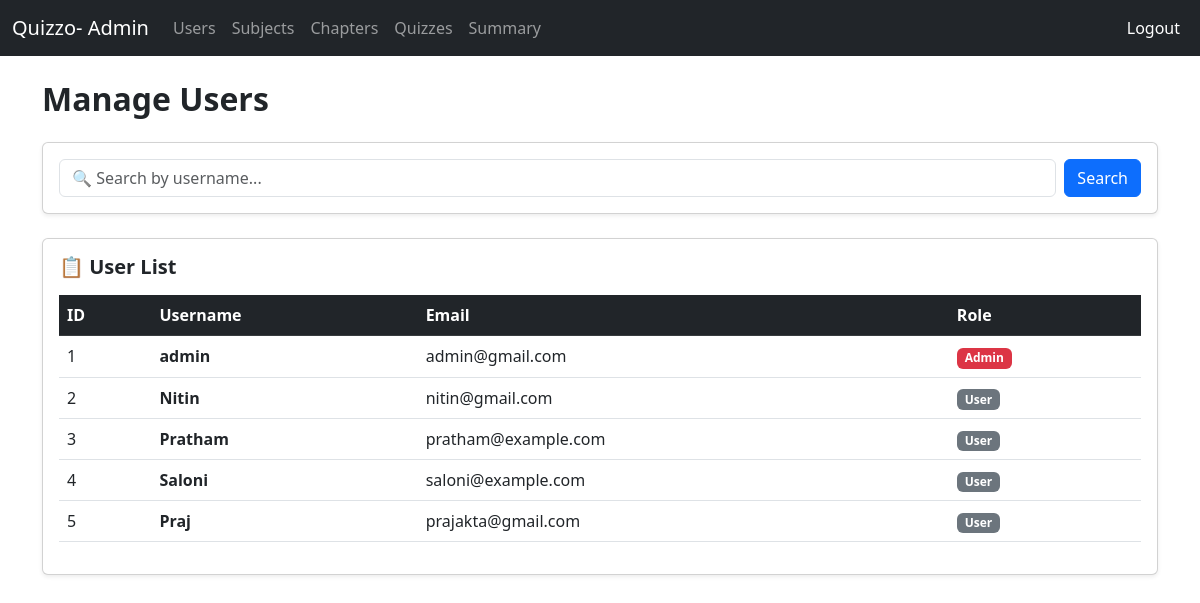
Page /admin/users (signed in) on the committed database.
### app.py (models this page shows)
class User(db.Model):
    __tablename__ = 'users'
    id = db.Column(db.Integer, primary_key=True)
    username = db.Column(db.String(80), unique=True, nullable=False)
    password = db.Column(db.String(120), nullable=False)
    full_name = db.Column(db.String(120), nullable=False)
    email = db.Column(db.String(120), unique=True, nullable=False)
    role = db.Column(db.String(20), nullable=False)  # "admin" or "user"
    scores = db.relationship('Score', back_populates='user')
    total_attempts = db.Column(db.Integer, default=0) #How many quizzes have been attempted
    average_score = db.Column(db.Float, default=0.0)

### app.py (the view)
@app.route('/admin/users')
def manage_users():
    if 'user_id' not in session or not is_admin(session['user_id']):
        flash("Access Denied!", "danger")
        return redirect(url_for('login'))
    search_query = request.args.get('search', '').strip()
    if search_query:
        users = User.query.filter(User.username.ilike(f"%{search_query}%")).all()
    else:
        users = User.query.all()
    user_ids = [user.id for user in users if user.role == 'user']
    quiz_attempts = {user_id: [] for user_id in user_ids}  # Default empty list
    if user_ids:
        attempts = Score.query.filter(Score.user_id.in_(user_ids)).all()
        for attempt in attempts:
            quiz_attempts[attempt.user_id].append(attempt)
    return render_template('ad_users.html', users=users, search_query=search_query, quiz_attempts=quiz_attempts)

### app.py (called while the page is built)
def is_admin(user_id):
    user = User.query.get(user_id)
    return user and user.role == 'admin'

### templates/ad_users.html (shortened to what this page needs)
{% extends "base.html" %}
{% block navbar %}
{% include "ad_nav.html" %}
{% endblock %}
{% block content %}
<div class="container mt-4">
    <div class="d-flex justify-content-between align-items-center mb-3">
        <h2 class="fw-bold"> Manage Users</h2>
    </div>
    <div class="card shadow-sm p-3 mb-4">
        <form method="GET" action="{{ url_for('manage_users') }}" class="d-flex">
            <input type="text" name="search" class="form-control me-2" placeholder="🔍 Search by username..."
                   value="{{ search_query or '' }}">
            <button class="btn btn-primary" type="submit"> Search</button>
        </form>
    </div>
    <div class="card shadow-sm">
        <div class="card-body">
            <h5 class="fw-bold mb-3">📋 User List</h5>
            <div class="table-responsive">
                <table class="table table-hover align-middle">
                    <thead class="table-dark">
                        <tr>
                            <th>ID</th>
                            <th>Username</th>
                            <th>Email</th>
                            <th>Role</th>
                        </tr>
                    </thead>
                    <tbody>
                        {% for user in users %}
                        <tr>
                            <td>{{ user.id }}</td>
                            <td class="fw-bold">{{ user.username }}</td>
                            <td>{{ user.email }}</td>
                            <td>
                                {% if user.role == 'admin' %}
                                    <span class="badge bg-danger">Admin</span>
                                {% else %}
                                    <span class="badge bg-secondary">User</span>
                                {% endif %}
                            </td>
                        </tr>
                        {% else %}
                        <tr>
                            <td colspan="5" class="text-center text-muted">No users found.</td>
                        </tr>
                        {% endfor %}
                    </tbody>
                </table>
            </div>
        </div>
    </div>
</div>
{% endblock %}

### rows in the picture
User: id "1", username "admin", email "admin@gmail.com", role "Admin"
User: id "2", username "Nitin", email "nitin@gmail.com", role "User"
User: id "3", username "Pratham", email "pratham@example.com", role "User"
User: id "4", username "Saloni", email "saloni@example.com", role "User"
User: id "5", username "Praj", email "prajakta@gmail.com", role "User"
